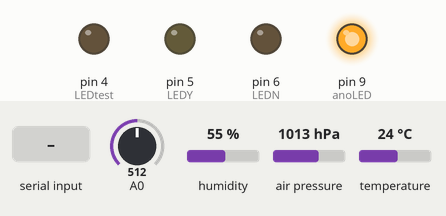
Bench run of a sketch on a simulated Arduino Uno, built with avr-gcc and run on an emulated ATmega328P. Parts: output pins drawn as LEDs (lit = HIGH). Inputs (shaded band) come from the test bench; at power-on: A0 = 512, humidity 55 %, air pressure 1013 hPa, temperature 24 °C.

Above: at 2.9 s.
3.0 s: A0 set to 60
At 8.6 s:
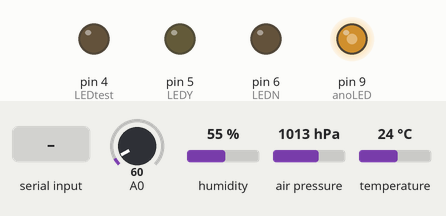
10.9 s: "H\n" received over the second serial link
At 14.1 s:
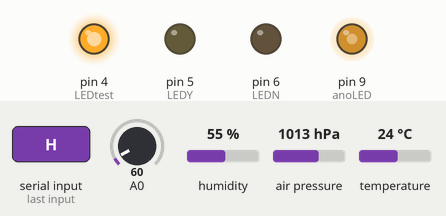
18.1 s: A0 set to 80
At 23.7 s:
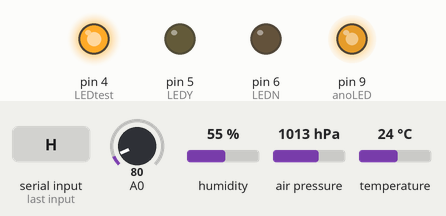
26.6 s: "L\n" received over the second serial link
At 29.4 s:
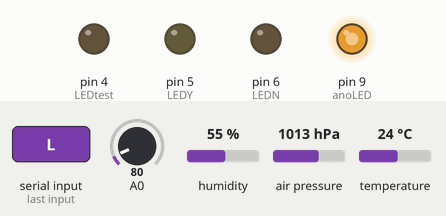
33.7 s: A0 set to 30
At 39.1 s:
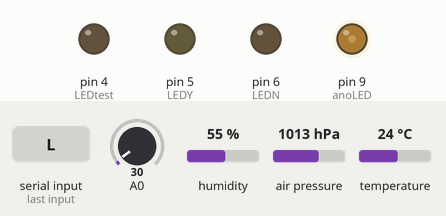
42.2 s: "H\n" received over the second serial link
At 45.8 s:
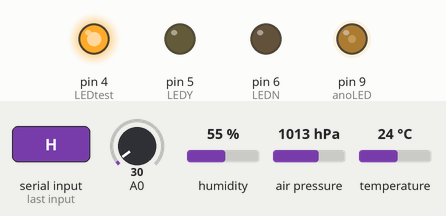
Timing chart, 0 to 50.2 s (numbered marks = the images above; inputs shaded):
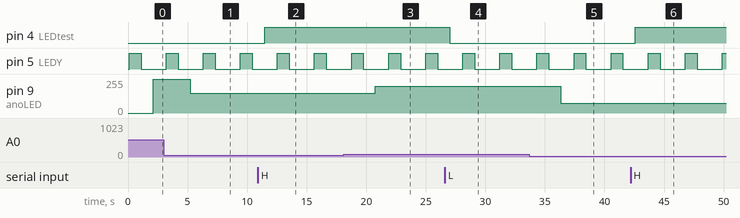

Measured:
- after the input at 3.0 s, pin 9 (anoLED): 255/255 → 149/255 after 2.2 s
- after the input at 10.9 s, pin 4 (LEDtest): LOW → HIGH after 0.56 s
- after the input at 18.1 s, pin 9 (anoLED): 149/255 → 199/255 after 2.7 s
- after the input at 26.6 s, pin 4 (LEDtest): HIGH → LOW after 0.42 s
- after the input at 33.7 s, pin 9 (anoLED): 199/255 → 74/255 after 2.6 s
- after the input at 42.2 s, pin 4 (LEDtest): LOW → HIGH after 0.38 s
- by itself, pin 5 (LEDY): alternates HIGH for 1.0 s and LOW for 2.1 s

The sketch:

BT01.ino
```cpp
#include <Wire.h>
#include <SPI.h>
#include <SoftwareSerial.h>
SoftwareSerial BT(2, 3);

#include <Adafruit_Sensor.h>
#include <Adafruit_BME280.h>

#define LEDY 5
#define LEDN 6
#define LEDtest 4

#define BME_SCK 13
#define BME_MISO 12
#define BME_MOSI 11
#define BME_CS 10
Adafruit_BME280 bme;

char valLED;

int AnometerValue = analogRead(A0);

void setup() {
  BT.begin(9600);
  pinMode(LEDY, OUTPUT);
  pinMode(LEDN, OUTPUT);
  pinMode(LEDtest, OUTPUT);
  BT.println("Connected");
  BT.println(F("BME280 Session"));

  if (!bme.begin()) {
    BT.println("Could not find a valid BME280 sensor, check wiring!");
    while (1);
    LightIndicationNo();
  }
}

void loop() {
    printValues();
    LightIndicationYes();
    BT.println();
    Anometer();
    WeatherPredict();
    testLED();
    delay(1000);


    }
void printValues() {
    BT.print("Temperature = ");
    BT.print(bme.readTemperature());
    BT.println(" *C");

    BT.print("Pressure = ");
    BT.print(bme.readPressure() / 100.0F);
    BT.println(" hPa");

    BT.print("Humidity = ");
    BT.print(bme.readHumidity());
    BT.println(" %");

    BT.println();
}

void LightIndicationYes() {
   BT.println();
   digitalWrite(LEDY, HIGH);
        delay(1000);
   digitalWrite(LEDY, LOW);
        delay(1000);

}

void LightIndicationNo() {
   digitalWrite(LEDN, HIGH);
        delay(1000);
   digitalWrite(LEDN, LOW);
        delay(1000);
}

void testLED()
{
if(BT.available())
    {
      valLED = BT.read();
    }
    if(valLED == 'H')
    {
      digitalWrite(LEDtest, HIGH);
    }
    if(valLED == 'L')
    {
      digitalWrite(LEDtest, LOW);
    }
   //if (BT.available())
   //Serial.write(BT.read());
   //if (Serial.available())
   //BT.write(Serial.read());
}

void Anometer()
{
  int anoLED = 9;
  int AnometerValue = analogRead(A0);
  analogWrite(anoLED, AnometerValue * (51.0 / 1023.0) * 50);

  if(AnometerValue == 0)
  {
    BT.println("No wind");
  }
  if(AnometerValue > 0 && AnometerValue <= 70)
  {
    BT.println("Weak wind");
  }
  if(AnometerValue >= 70 && AnometerValue <= 160)
  {
    BT.println("Medium wind");
  }
  if(AnometerValue >= 160 && AnometerValue <= 330)
  {
    BT.println("Strong wind");
  }
}

void WeatherPredict()
{
   float SEALEVELPRESSURE = 0, pres, alt = 595, t, z = 0, SEALEVELPRESSURE_mmHg; // pres- measured pressure, t- temperature in Celsius, alt- altitude in meters(here is for Sofia, Bulgaria)
   char summer;
   char winter;
   t = bme.readTemperature();
   pres = bme.readPressure();

   SEALEVELPRESSURE = pres*(1-(0.0065*alt)/(t+0.0065*alt+273.15));

   SEALEVELPRESSURE_mmHg = SEALEVELPRESSURE / 133.22; //converting Pascals into mmHg: mmHg = hPa /  133, 322


   z = 147 - (5*SEALEVELPRESSURE_mmHg/376);
   z = 1;

   // Below are the results
  if(z == 1)
   {
    BT.println("Settled Fine");
   }
 else if(z == 2)
   {
    BT.println("Fine Weather");
   }
   else if(z == 3)
   {
    BT.println("Fine Becoming Less Settled");
   }
   else if(z == 4)
   {
    BT.println("Fairly Fine Showery Later");
   }
   else if(z == 5)
   {
    BT.println("Showery Becoming more unsettled");
   }
   else if(z == 6)
   {
    BT.println("Unsettled, Rain later");
   }
   else if(z == 7)
   {
    BT.println("Rain at times, worse later.");
   }
   else if(z == 8)
   {
    BT.println("Rain at times, becoming very unsettled");
   }
   else if(z == 9)
   {
    BT.println("Very Unsettled, Rain");
   }
   else if(z == 10)
   {
    BT.println("Settled Fine");
   }
   else if(z == 11)
   {
    BT.println("Fine Weather");
   }
   else if(z == 12)
   {
    BT.println("Fine, Possibly showers");
   }
   else if(z == 13)
   {
    BT.println("Fairly Fine, Showers likely");
   }
   else if(z == 14)
   {
    BT.println("Showery Bright Intervals");
   }
   else if(z == 15)
   {
    BT.println("Changeable some rain");
   }
   else if(z == 16)
   {
    BT.println("Unsettled, rain at times");
   }
   else if(z == 17)
   {
    BT.println("Rain at Frequent Intervals");
   }
   else if(z == 18)
   {
    BT.println("Very Unsettled, Rain");
   }
   else if(z == 19)
   {
    BT.println("Stormy, much rain");
   }
   else if(z == 20)
   {
    BT.println("Settled Fine");
   }
   else if(z == 21)
   {
    BT.println("Fine Weather");
   }
   else if(z == 22)
   {
    BT.println("Becoming Fine");
   }
   else if(z == 23)
   {
    BT.println("Fairly Fine, Improving");
   }
   else if(z == 24)
   {
    BT.println("Fairly Fine, Possibly showers, early");
   }
   else if(z == 25)
   {
    BT.println("Showery Early, Improving");
   }
   else if(z == 26)
   {
    BT.println("Changeable Mending");
   }
   else if(z == 27)
   {
    BT.println("Rather Unsettled Clearing Later");
   }
   else if(z == 28)
   {
    BT.println("Unsettled, Probably Improving");
   }
   else if(z == 29)
   {
    BT.println("Unsettled, short fine Intervals");
   }
   else if(z == 30)
   {
    BT.println("Very Unsettled, Finer at times");
   }
   else if(z == 31)
   {
    BT.println("Stormy, possibly improving");
   }
   else if(z == 32)
   {
    BT.println("Stormy, much rain");
   }
   else
   {
    BT.println("There is somethimg wrong. Check your BME sensor!");
   }
}
```
